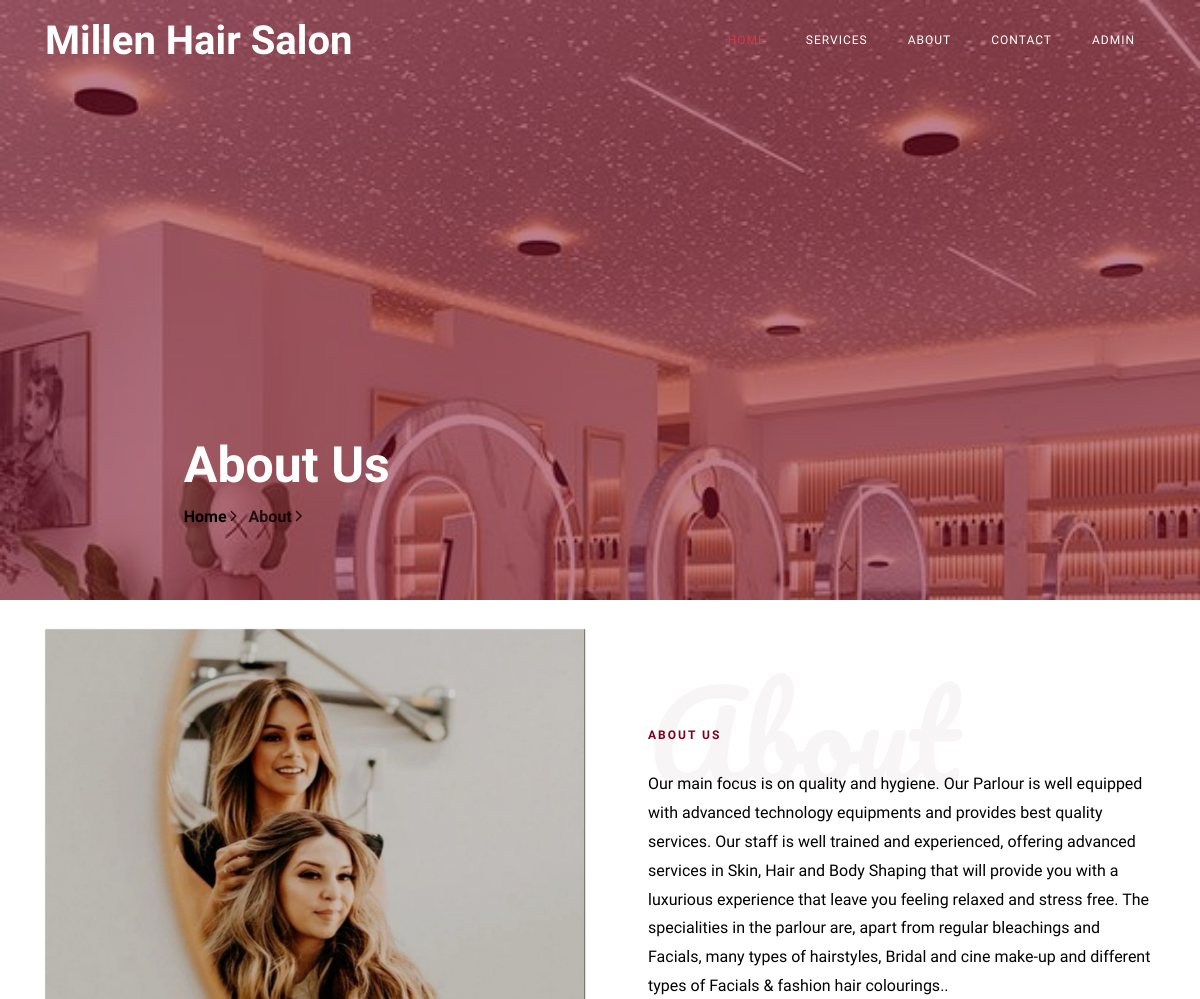
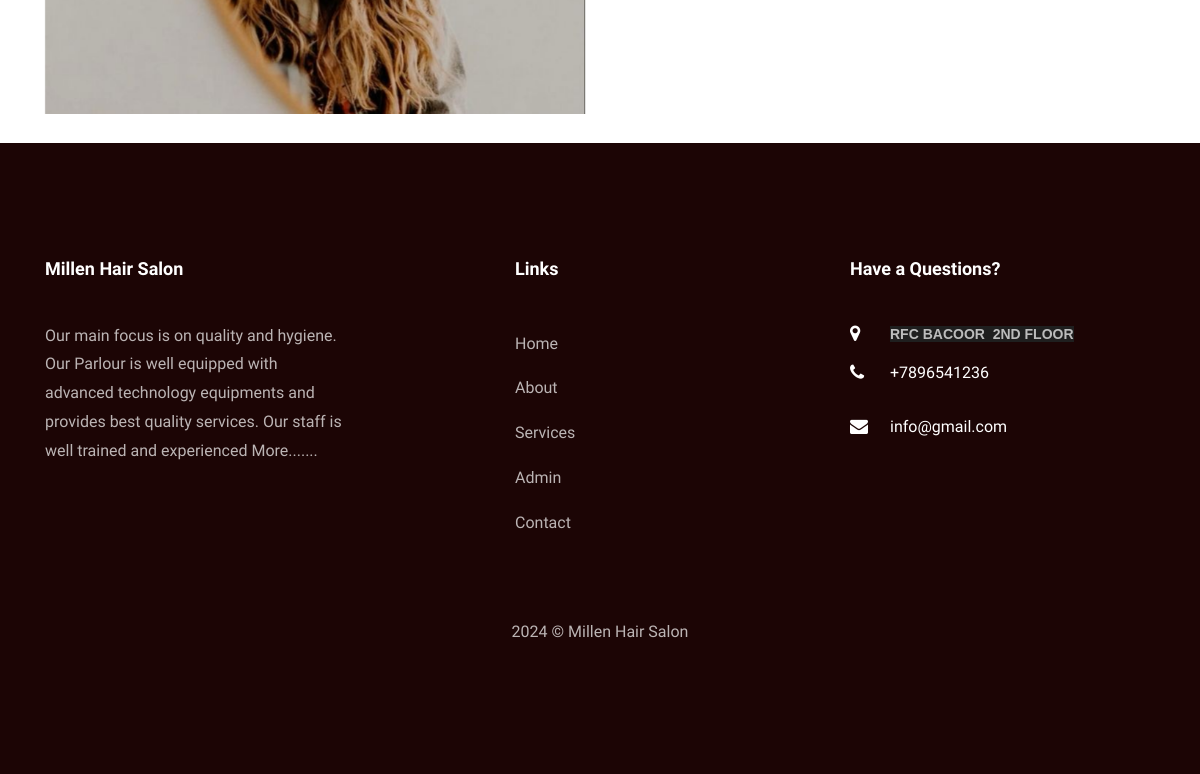
Page /about.php on the committed database (2 pictures, top to bottom).
### tables this page shows
CREATE TABLE `tblpage` (
  `ID` int(10) NOT NULL,
  `PageType` varchar(200) DEFAULT NULL,
  `PageTitle` mediumtext DEFAULT NULL,
  `PageDescription` mediumtext DEFAULT NULL,
  `Email` varchar(200) DEFAULT NULL,
  `MobileNumber` bigint(10) DEFAULT NULL,
  `UpdationDate` date DEFAULT NULL,
  `Timing` varchar(200) NOT NULL
);

### about.php (the view, shortened to what this page needs)
<?php
include('includes/dbconnection.php');
?>
<!DOCTYPE html>
<html lang="en">
  <head>
    <link rel="stylesheet" href="css/open-iconic-bootstrap.min.css">
    <link rel="stylesheet" href="css/animate.css">
    <link rel="stylesheet" href="css/owl.carousel.min.css">
    <link rel="stylesheet" href="css/owl.theme.default.min.css">
    <link rel="stylesheet" href="css/magnific-popup.css">
    <link rel="stylesheet" href="css/aos.css">
    <link rel="stylesheet" href="css/ionicons.min.css">
    <link rel="stylesheet" href="css/bootstrap-datepicker.css">
    <link rel="stylesheet" href="css/jquery.timepicker.css">
    <link rel="stylesheet" href="css/flaticon.css">
    <link rel="stylesheet" href="css/icomoon.css">
    <link rel="stylesheet" href="css/style.css">
  </head>
  <body>
	  <?php include_once('includes/header.php');?>
    <section class="hero-wrap hero-wrap-2" style="background-image: url('images/salon.jpg');" data-stellar-background-ratio="0.5">
      <div class="overlay"></div>
      <div class="container">
        <div class="row no-gutters slider-text js-fullheight align-items-end justify-content-center">
          <div class="col-md-9 ftco-animate pb-5">
            <h2 class="mb-0 bread">About Us</h2>
            <p class="breadcrumbs"><span class="mr-2"><a href="index.php">Home <i class="ion-ios-arrow-forward"></i></a></span> <span>About <i class="ion-ios-arrow-forward"></i></span></p>
          </div>
        </div>
      </div>
    </section>
    <br>
    <section class="ftco-section ftco-no-pb ftco-no-pt">
			<div class="container">
				<div class="row">
					<div class="col-md-6 d-flex">
						<div class="p-md-5 img img-2 d-flex justify-content-center align-items-center" style="background-image: url(images/about1.jpg);">
						</div>
					</div>
					<div class="col-md-6 py-md-5 pb-5 wrap-about pb-md-5 ftco-animate">
						<?php
$ret=mysqli_query($con,"select * from tblpage where PageType='aboutus' ");
while ($row=mysqli_fetch_array($ret)) {
?>
	          <div class="heading-section mb-4 mt-md-5">
	          	<h1 class="big">About</h1>
	          	<span class="subheading"><?php  echo $row['PageTitle'];?></span>
	          </div>
	          <div class="pb-md-5">
							<p><?php  echo $row['PageDescription'];?>.</p>
						</div>
						<?php } ?>
					</div>
				</div>
			</div>
		</section>
		<br>
   <?php include_once('includes/footer.php');?>
  </body>
</html>

### includes/footer.php (shortened to what this page needs)
 <?php
include('includes/dbconnection.php');
?>
 <footer class="ftco-footer ftco-section">
      <div class="container">
        <div class="row mb-5">
          <div class="col-md">
            <div class="ftco-footer-widget mb-4">
              <h2 class="ftco-heading-2 logo">Millen Hair Salon</h2>
              <?php
$ret=mysqli_query($con,"select * from tblpage where PageType='aboutus' ");
while ($row=mysqli_fetch_array($ret)) {
?>
              <p><?php  echo substr($row['PageDescription'],0,200);?> <a href="about.php">More.......</a></p><?php } ?>
            </div>
          </div>
          <div class="col-md" style="padding-left: 150px">
             <div class="ftco-footer-widget mb-4">
              <h2 class="ftco-heading-2">Links</h2>
              <ul class="list-unstyled">
                <li><a href="index.php" class="py-2 d-block">Home</a></li>
                <li><a href="about.php" class="py-2 d-block">About</a></li>
                <li><a href="services.php" class="py-2 d-block">Services</a></li>
                <li><a href="admin/index.php" class="py-2 d-block">Admin</a></li>
                <li><a href="contact.php" class="py-2 d-block">Contact</a></li>
              </ul>
            </div>
          </div>
          <div class="col-md">
            <div class="ftco-footer-widget mb-4">
            	<h2 class="ftco-heading-2">Have a Questions?</h2>
            	<div class="block-23 mb-3">
                <?php
$ret=mysqli_query($con,"select * from tblpage where PageType='contactus' ");
while ($row=mysqli_fetch_array($ret)) {
?>
	              <ul>
	                <li><span class="icon icon-map-marker"></span><span class="text"><?php  echo $row['PageDescription'];?></span></li>
	                <li><a href="#"><span class="icon icon-phone"></span><span class="text">+<?php  echo $row['MobileNumber'];?></span></a></li>
	                <li><a href="#"><span class="icon icon-envelope"></span><span class="text"><?php  echo $row['Email'];?></span></a></li>
	              </ul>
	            </div>
               <?php } ?>
            </div>
          </div>
        </div>
        <div class="row">
          <div class="col-md-12 text-center">
            <p>
  2024 &copy; Millen Hair Salon </p>
          </div>
        </div>
      </div>
    </footer>

### css/icomoon.css (style rules this page uses)
[class^="icon-"], [class*=" icon-"] { font-family: 'icomoon' !important; speak: none; font-style: normal; font-weight: normal; font-variant: normal; text-transform: none; line-height: 1; -webkit-font-smoothing: antialiased; -moz-osx-font-smoothing: grayscale; }
.icon-map-marker:before { content: "\f041"; }
.icon-phone:before { content: "\f095"; }
.icon-envelope:before { content: "\f0e0"; }

### rows in the picture
tblpage: PageTitle "ABOUT US", PageDescription "Our main focus is on quality and hygiene. Our Parlour is well equipped with advanced technology equipments and provides best quality services. Our staff is well trained and experienced, offering advanced services in Skin, Hair and Body Shaping that will provide you with a luxurious experience that leave you feeling relaxed and stress free. The specialities in the parlour are, apart from regular bleachings and Facials, many types of hairstyles, Bridal and cine make-up and different types of Facials & fashion hair colourings.", PageDescription "Our main focus is on quality and hygiene. Our Parlour is well equipped with advanced technology equipments and provides best quality services. Our staff is well trained and experienced"
tblpage: PageDescription "RFC BACOOR 2ND FLOOR", MobileNumber "7896541236", Email "info@gmail.com"
